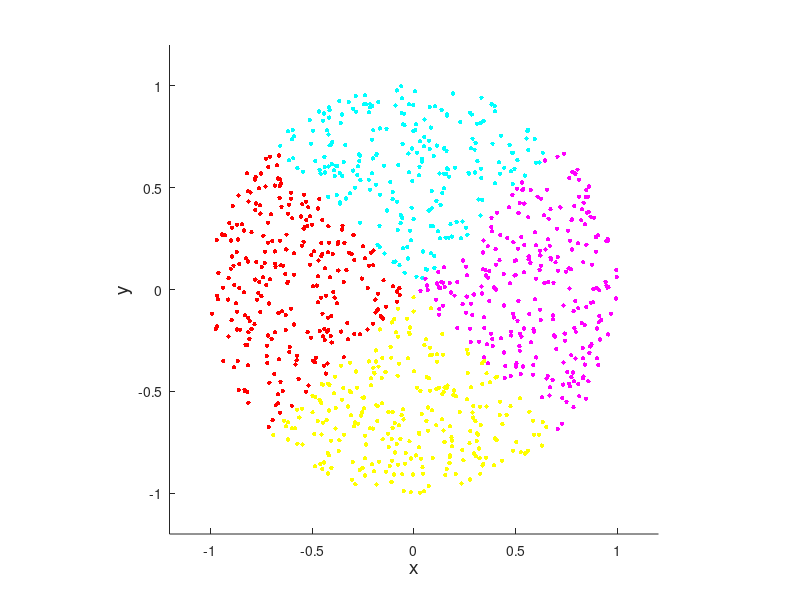

This chart was generated by the following MATLAB code: (Note: this script raises an error after producing the figure.)
% This code is for generating the simulated dynamic manifold system that
% diffusion along the x_axis, and revising the diffusion factor functions
% could generate the data diffusing along the y-axis.
clc
clear
n=1000;
[u, v] = meshgrid(linspace(-1, 1, 50));
x = u;
y = v;
z = u.^2 - v.^2;

t_start = 0;
t_end = pi;
T=42;
T_lst=linspace(t_start,t_end,T);
T_lst=T_lst(2:T-1);
T=length(T_lst); % T=40

omega = 1;  % angular velocity

% define the diffusion factor functions
kx = @(t) 2*sin(t);   % along the x-axis
ky = @(t) 1;   % along the y-axis
kz = @(t) 1; % along the z-axis

% generate 1000 random points within and on the unit circle
rng('default');
theta = 2 * pi * rand(1, n); 
r = sqrt(rand(1, n));
x_points = r .* cos(theta);
y_points = r .* sin(theta);

% generate a colormap based on coordinates
c=zeros(n,3);
for i =1:n
    if x_points(i)<=y_points(i) && y_points(i)<=-x_points(i)
        c(i,:)=[1 0 0];
    elseif x_points(i)<=y_points(i) && y_points(i)>-x_points(i)
        c(i,:)=[0 1 1];
    elseif x_points(i)>y_points(i) && y_points(i)>-x_points(i)
        c(i,:)=[1 0 1];
    else 
        c(i,:)=[1 1 0];
    end
end
% display D
figure
scatter(x_points,y_points,10,c,'filled')
xlim([-1.2,1.2]);
ylim([-1.2,1.2]);
xlabel('x','FontSize',14);
ylabel('y','FontSize',14);
axis square

data=zeros(n,3,T);

videoWriter = VideoWriter('n_1000_dynamic_xdim_manifold_pi_rotated.avi');
videoWriter.FrameRate = 5;
open(videoWriter);

% draw dynamic saddle surfaces and embedded points
figure;
for i = 1:T
    
    t=T_lst(i);
    theta = omega * t;
    
    % stretch or shrink along x-axis and y-axis
    x_scale = x .* kx(t);
    y_scale = y .* ky(t);

    % make a rotation
    xt = x_scale * cos(theta) - y_scale * sin(theta);
    yt = x_scale * sin(theta) + y_scale * cos(theta);

    zt = ((x .* kx(t)).^2 - (y .* ky(t)).^2) .* kz(t);
    
    % calculate the coordinates of the point on the saddle surface
    x_points_scale=x_points .* kx(t);
    y_points_scale=y_points .* ky(t);

    x_points_t = x_points_scale * cos(theta) - y_points_scale * sin(theta);
    y_points_t = x_points_scale * sin(theta) + y_points_scale * cos(theta);

    z_points_t = ((x_points .* kx(t)).^2 - (y_points .* ky(t)).^2) .* kz(t);

    data(:,1,i)=x_points_t';
    data(:,2,i)=y_points_t';
    data(:,3,i)=z_points_t';
    
    % draw the saddle surface
    surf(xt, yt, zt);
    hold on;
    
    % draw the point cloud
    scatter3(x_points_t, y_points_t, z_points_t, 10, c, 'filled');
    
    hold off;

    xlim([-2 2]);
    ylim([-2 2]);
    zlim([-1 3]);
    title(['t = ' num2str(i)],'FontSize',14);
    xlabel('x','FontSize',14);
    ylabel('y','FontSize',14);
    zlabel('z','FontSize',14);
   
    frame = getframe(gcf);
    writeVideo(videoWriter, frame);
    pause(0.1);
end
close(videoWriter);